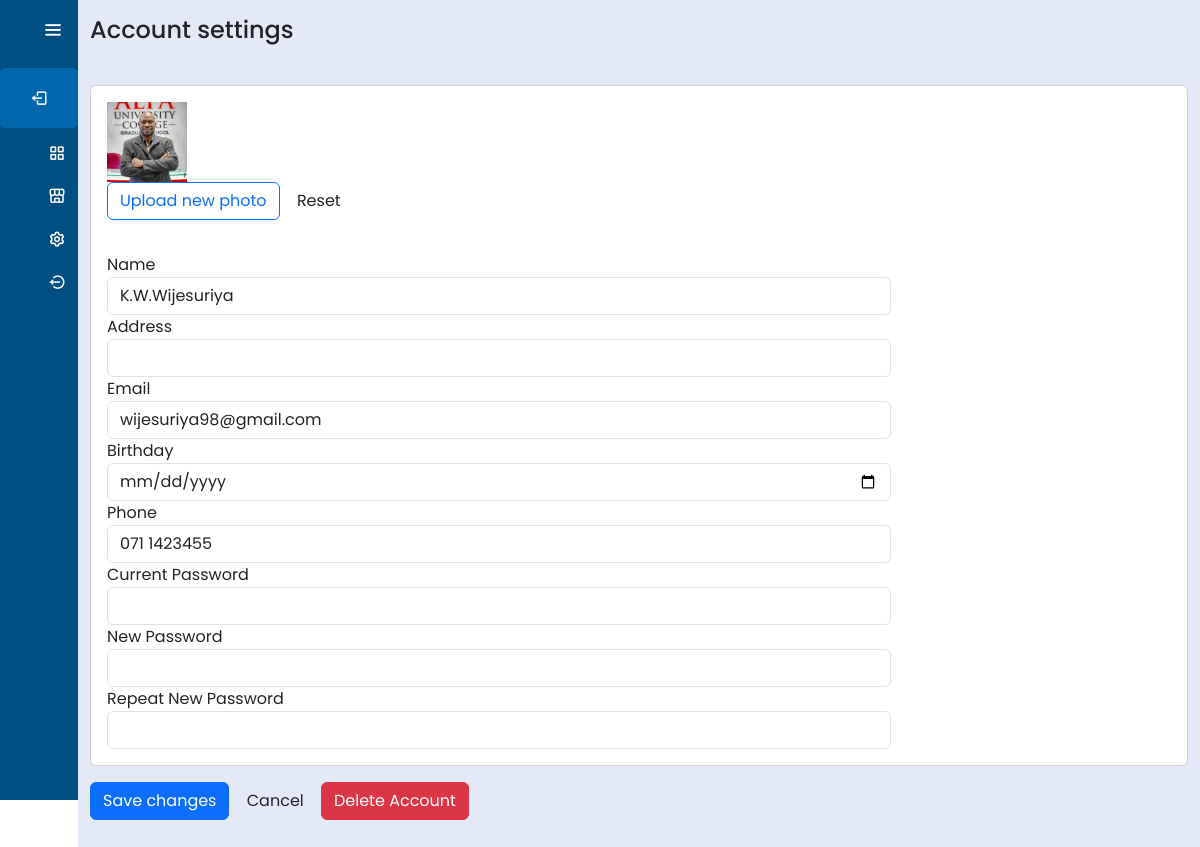
Screenshot of /Profile_Setting.php (signed in) with the database file from the repository.
### tables this page shows
CREATE TABLE `teacher` (
  `teacher_id` varchar(20) NOT NULL,
  `t_name` varchar(100) DEFAULT NULL,
  `subject_id` varchar(20) DEFAULT NULL,
  `detail` varchar(255) DEFAULT NULL,
  `nic` varchar(12) DEFAULT NULL,
  `phone` varchar(15) DEFAULT NULL,
  `email` varchar(100) DEFAULT NULL,
  `al_stream` varchar(50) DEFAULT NULL,
  `password` varchar(255) DEFAULT NULL,
  `gender` enum('Male','Female','Other') DEFAULT NULL,
  `profile_pic` varchar(255) DEFAULT NULL
);

### Profile_Setting.php (the view, shortened to what this page needs)
<?php
$user_id = $_SESSION['user_id'];
$user_role = $_SESSION['user_role'];
$conn = new mysqli('localhost', 'root', '', 'new_learn_lk');
$table = $user_role === 'student' ? 'student' : 'teacher';
$id_field = $user_role === 'student' ? 'st_id' : 'teacher_id';
$name_field = $user_role === 'student' ? 'st_name' : 't_name';
$stmt = $conn->prepare("SELECT * FROM $table WHERE $id_field = ?");
$stmt->bind_param("s", $user_id);
$stmt->execute();
$user_data = $stmt->get_result()->fetch_assoc();
$profileImage = !empty($user_data['profile_pic']) ? $user_data['profile_pic'] : 'img/default_profile.png';
$name = $user_data[$name_field];
$email = $user_data['email'];
$address = $user_data['address'] ?? '';
$phone = $user_data['phone'] ?? $user_data['p_no'] ?? '';
$dob = $user_data['dob'] ?? '';
?>
<!DOCTYPE html>
<html lang="en">
  <head>
    <link rel="stylesheet" href="css/sidebar.css" />
    <link rel="stylesheet" href="css/profile_setting.css" />
    <link href="https://unpkg.com/boxicons@2.1.4/css/boxicons.min.css" rel="stylesheet"/>
    <link href="https://cdn.jsdelivr.net/npm/bootstrap@5.3.6/dist/css/bootstrap.min.css"rel="stylesheet"crossorigin="anonymous"/>
</head>
<body>
    <div class="sidebar">
        <div class="logo_details">
            <i class="bx bx-menu" id="btn"></i>
        </div>
        <ul class="nav-list">
            <li class="profile">
                <div class="profile_details">
                    <div class="profile_content">
                        <div class="designation">Student</div>
                    </div>
                </div>
                <i class="bx bx-log-out" id="log_out"></i>
            </li>
            <br /><br />
            <li>
                <a href="TeDashboard.php">
                    <i class="bx bx-grid-alt"></i>
                </a>
            </li>
            <li>
                <a href="TeacherClass.php">
                    <i class="bx bx-store-alt"></i>
                </a>
            </li>
            <li>
                <a href="Profile_Setting.php">
                    <i class="bx bx-cog"></i>
                </a>
            </li>
            <li>
                <a href="login.html">
                    <i class="bx bx-log-out-circle"></i>
                </a>
            </li>
        </ul>
    </div>
    <section class="home-section">
        <form action="update_profile.php" method="POST" enctype="multipart/form-data">
            <div class="container light-style flex-grow-1 container-p-y">
                <h4 class="font-weight-bold py-3 mb-4">Account settings</h4>
                <div class="card overflow-hidden">
                    <div class="row no-gutters row-bordered row-border-light">
                        <div class="col-md-9">
                            <div class="card-body media align-items-center">
                                <img src="<?php echo $profileImage; ?>" alt class="d-block ui-w-80" style="width:80px;height:80px;">
                                <div class="media-body ml-4">
                                    <label class="btn btn-outline-primary">
                                        Upload new photo <input type="file" name="profile_pic" class="account-settings-fileinput">
                                    </label>
                                    <button type="button" class="btn btn-default md-btn-flat" onclick="window.location.reload()">Reset</button>
                                </div>
                            </div>
                            <hr class="border-light m-0">
                            <div class="card-body">
                                <div class="form-group">
                                    <label>Name</label>
                                    <input type="text" class="form-control" name="name" value="<?php echo htmlspecialchars($name); ?>">
                                </div>
                                <div class="form-group">
                                    <label>Address</label>
                                    <input type="text" class="form-control" name="address" value="<?php echo htmlspecialchars($address); ?>">
                                </div>
                                <div class="form-group">
                                    <label>Email</label>
                                    <input type="email" class="form-control" name="email" value="<?php echo htmlspecialchars($email); ?>">
                                </div>
                                <div class="form-group">
                                    <label>Birthday</label>
                                    <input type="date" class="form-control" name="dob" value="<?php echo $dob; ?>">
                                </div>
                                <div class="form-group">
                                    <label>Phone</label>
                                    <input type="text" class="form-control" name="phone" value="<?php echo $phone; ?>">
                                </div>
                                <div class="form-group">
                                    <label>Current Password</label>
                                    <input type="password" class="form-control" name="current_password" required>
                                </div>
                                <div class="form-group">
                                    <label>New Password</label>
                                    <input type="password" class="form-control" name="new_password">
                                </div>
                                <div class="form-group">
                                    <label>Repeat New Password</label>
                                    <input type="password" class="form-control" name="repeat_password">
                                </div>
                            </div>
                        </div>
                    </div>
                </div>
                <div class="text-right mt-3">
                    <button type="submit" name="save" class="btn btn-primary">Save changes</button>
                    <button type="reset" class="btn btn-default">Cancel</button>
                    <button type="submit" name="delete" class="btn btn-danger" onclick="return confirm('Are you sure you want to delete your account?')">Delete Account</button>
                </div><br><br>
            </div>
        </form>
    </section>
</body>
</html>

### css/sidebar.css (style rules this page uses)
:root { --color-default:#004f83; --color-second:#0067ac; --color-white:#fff; --color-body:#e4e9f7; --color-light:#e0e0e0; }
* { padding: 0%; margin: 0%; box-sizing: border-box; font-family: 'Poppins', sans-serif; }
body { min-height: 100vh; }
.sidebar { min-height: 100vh; width: 78px; padding: -20px 14px; z-index: 99; background-color: var(--color-default); transition: all .5s ease; position: fixed; top:0; left: 0; }
.sidebar .logo_details { height: 60px; display: flex; align-items: center; position: relative; }
.sidebar .logo_details #btn { position: absolute; top:50%; right: 0; transform: translateY(-50%); font-size: 23px; text-align: center; cursor: pointer; transition: all .5s ease; }
.sidebar i { color:var(--color-white); height: 60px; line-height: 60px; min-width: 50px; font-size: 25px; text-align: center; }
.sidebar .nav-list { margin-top: 20px; height: 100%; }
.sidebar li { position: relative; margin:8px 0; list-style: none; }
.sidebar li a { display: flex; height: 100%; width: 100%; align-items: center; text-decoration: none; background-color: var(--color-default); position: relative; transition: all .5s ease; z-index: 12; }
.sidebar li a::after { content: ""; position: absolute; width: 100%; height: 100%; transform: scaleX(0); background-color: var(--color-white); border-radius: 5px; transition: transform 0.3s ease-in-out; transform-origin: left; z-index: -2; }
.sidebar li i { height: 35px; line-height: 35px; font-size: 18px; border-radius: 5px; }
.sidebar li.profile { position: absolute; height: 60px; width: 78px; left: 0; top: 60px; padding:10px 14px; overflow: hidden; transition: all .5s ease; }
.sidebar .profile .profile_details { display: flex; align-items: center; flex-wrap: nowrap; }
.sidebar li.profile .name, .sidebar li.profile .designation { font-size: 15px; font-weight: 400; color:var(--color-white); white-space: nowrap; }
.sidebar li.profile .designation { font-size: 12px; }
.sidebar .profile #log_out { position: absolute; top:50%; right: 0; transform: translateY(-50%); background-color: var(--color-second); width: 100%; height: 60px; line-height: 60px; border-radius: 5px; cursor: pointer; transition: all 0.5s ease; }
.home-section { position: relative; background-color: var(--color-body); min-height: 100vh; top:0; left:78px; width: calc(100% - 78px); transition: all .5s ease; z-index: 2; }
a { text-decoration: none; }

### css/profile_setting.css (style rules this page uses)
body { background: #f5f5f5; margin-top: 20px; }
.ui-w-80 { width : 80px !important; height: auto; }
.btn-default { border-color: rgba(0, 109, 243, 0.1); background : rgba(240, 31, 4, 0); color : #306ab4; }
label.btn { margin-bottom: 0; }
.btn-outline-primary { border-color: #26B4FF; background : transparent; color : #26B4FF; }
.btn-default { background-color: yellow; }
.btn { cursor: pointer; }
.card { background-clip: padding-box; box-shadow : 0 1px 4px rgba(24, 28, 33, 0.012); }
.row-bordered { overflow: hidden; }

### rows the page displays
teacher: profile_pic (picture), name "K.W.Wijesuriya", email "wijesuriya98@gmail.com", phone "071 1423455"
